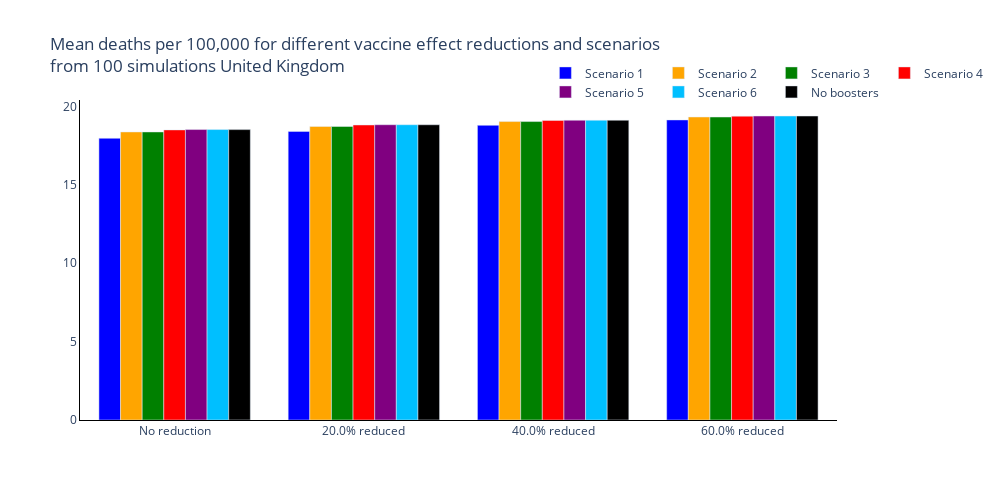
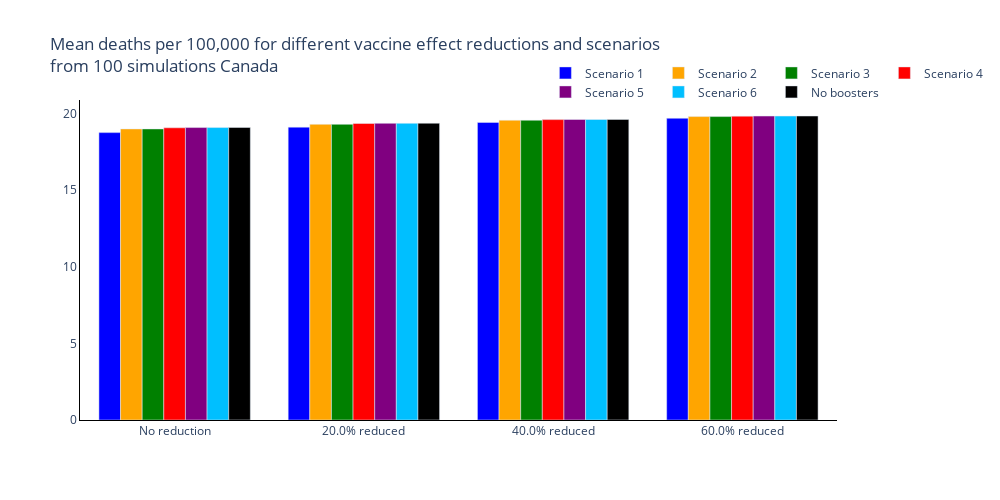
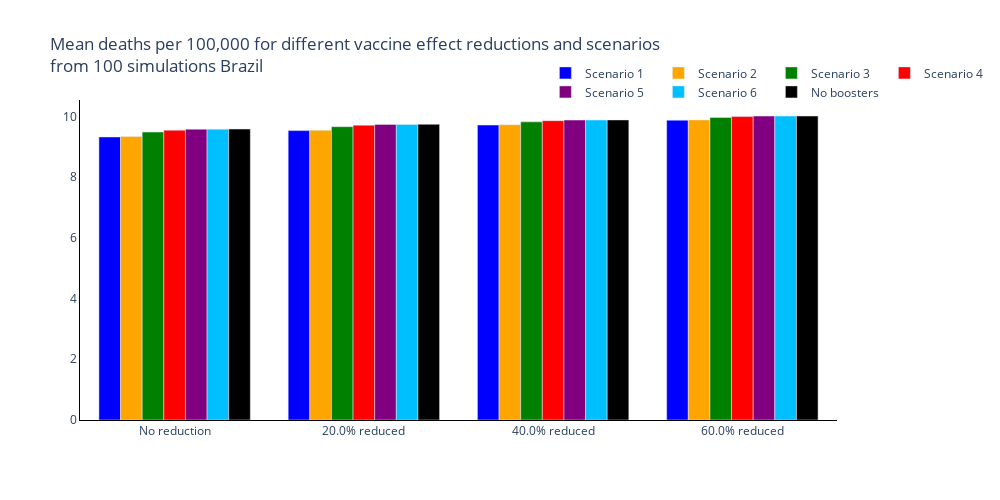
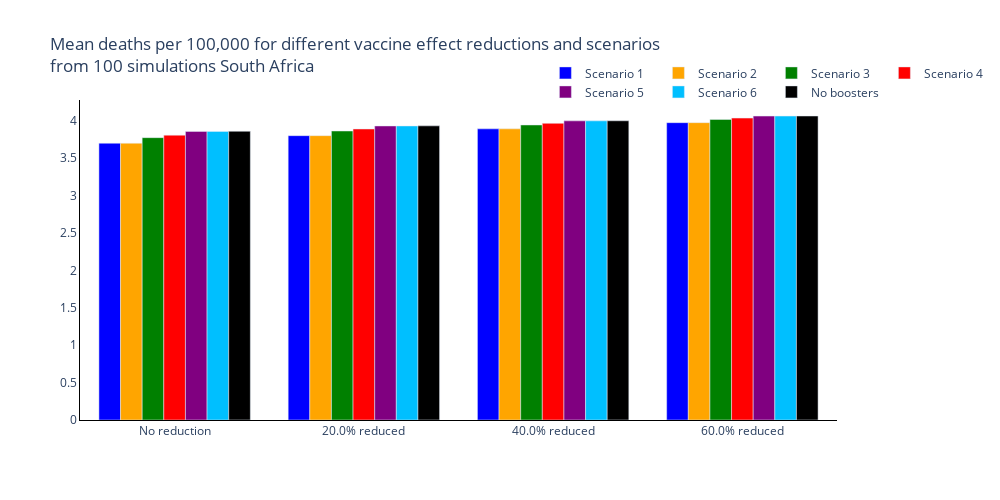

Write notebook code for charts like these, in order.
### Markdown cell above
## Summary Figures
### Total Deaths

### Code cell
new_colours = ['blue', 'orange', 'green', 'red', 'purple', 'deepskyblue', 'black']

trace_name = ['Scenario {}'.format(s+1) for s, scenario in enumerate(scenario_names[:-1])] + [scenario_names[-1]]

for r, reg in enumerate(regions):
    fig = go.Figure()
    # Plot for each region
    for s, scenario in enumerate(scenario_names):
        fig.add_trace(
            go.Bar(
                y=[np.sum(total_new_deaths_mean[r][cv, s, :]) for cv, change_vacc in enumerate(changes_vaccine)],
                x=['No reduction'] + ['{}% reduced'.format(100 * cv) for cv in changes_vaccine[1:]],
                name=trace_name[s],
                marker_color=new_colours[s]
            )
        )

    # Add axis labels
    fig.update_layout(
        boxmode='group',
        title='Mean deaths per 100,000 for different vaccine effect reductions and scenarios<br>from {} simulations {}'.format(len(regimes), reg),
        width=1000,
        height=500,
        plot_bgcolor='white',
        xaxis=dict(linecolor='black'),
        yaxis=dict(linecolor='black'),
        hovermode='x unified',
        legend=dict(
                orientation="h",
                yanchor="bottom",
                y=0.98,
                xanchor="right",
                x=1.2
            )
        )

    fig.write_image('images/report3_overall_vaccine_effects/Overall Initial Deaths per Scenario and Vaccine Effects {}.pdf'.format(reg))
    fig.show()

### Figure 1 — Plotly figure (JSON) as saved in the notebook; plotly's stock layout.template omitted (floating-point values rounded to 4 significant figures)
{"data": [{"marker": {"color": "blue"}, "name": "Scenario 1", "type": "bar", "x": ["No reduction", "20.0% reduced", "40.0% reduced", "60.0% reduced"], "y": [17.96, 18.4, 18.79, 19.13]}, {"marker": {"color": "orange"}, "name": "Scenario 2", "type": "bar", "x": ["No reduction", "20.0% reduced", "40.0% reduced", "60.0% reduced"], "y": [18.37, 18.71, 19.03, 19.32]}, {"marker": {"color": "green"}, "name": "Scenario 3", "type": "bar", "x": ["No reduction", "20.0% reduced", "40.0% reduced", "60.0% reduced"], "y": [18.37, 18.71, 19.03, 19.32]}, {"marker": {"color": "red"}, "name": "Scenario 4", "type": "bar", "x": ["No reduction", "20.0% reduced", "40.0% reduced", "60.0% reduced"], "y": [18.5, 18.81, 19.1, 19.37]}, {"marker": {"color": "purple"}, "name": "Scenario 5", "type": "bar", "x": ["No reduction", "20.0% reduced", "40.0% reduced", "60.0% reduced"], "y": [18.52, 18.83, 19.11, 19.38]}, {"marker": {"color": "deepskyblue"}, "name": "Scenario 6", "type": "bar", "x": ["No reduction", "20.0% reduced", "40.0% reduced", "60.0% reduced"], "y": [18.52, 18.83, 19.11, 19.38]}, {"marker": {"color": "black"}, "name": "No boosters", "type": "bar", "x": ["No reduction", "20.0% reduced", "40.0% reduced", "60.0% reduced"], "y": [18.51, 18.83, 19.11, 19.38]}], "layout": {"boxmode": "group", "height": 500, "hovermode": "x unified", "legend": {"orientation": "h", "x": 1.2, "xanchor": "right", "y": 0.98, "yanchor": "bottom"}, "plot_bgcolor": "white", "title": {"text": "Mean deaths per 100,000 for different vaccine effect reductions and scenarios<br>from 100 simulations United Kingdom"}, "width": 1000, "xaxis": {"linecolor": "black"}, "yaxis": {"linecolor": "black"}}}

### Figure 2 — Plotly figure (JSON) as saved in the notebook; plotly's stock layout.template omitted (floating-point values rounded to 4 significant figures)
{"data": [{"marker": {"color": "blue"}, "name": "Scenario 1", "type": "bar", "x": ["No reduction", "20.0% reduced", "40.0% reduced", "60.0% reduced"], "y": [18.75, 19.11, 19.42, 19.69]}, {"marker": {"color": "orange"}, "name": "Scenario 2", "type": "bar", "x": ["No reduction", "20.0% reduced", "40.0% reduced", "60.0% reduced"], "y": [18.99, 19.3, 19.56, 19.8]}, {"marker": {"color": "green"}, "name": "Scenario 3", "type": "bar", "x": ["No reduction", "20.0% reduced", "40.0% reduced", "60.0% reduced"], "y": [18.99, 19.3, 19.56, 19.8]}, {"marker": {"color": "red"}, "name": "Scenario 4", "type": "bar", "x": ["No reduction", "20.0% reduced", "40.0% reduced", "60.0% reduced"], "y": [19.07, 19.35, 19.6, 19.83]}, {"marker": {"color": "purple"}, "name": "Scenario 5", "type": "bar", "x": ["No reduction", "20.0% reduced", "40.0% reduced", "60.0% reduced"], "y": [19.08, 19.36, 19.61, 19.83]}, {"marker": {"color": "deepskyblue"}, "name": "Scenario 6", "type": "bar", "x": ["No reduction", "20.0% reduced", "40.0% reduced", "60.0% reduced"], "y": [19.08, 19.36, 19.61, 19.83]}, {"marker": {"color": "black"}, "name": "No boosters", "type": "bar", "x": ["No reduction", "20.0% reduced", "40.0% reduced", "60.0% reduced"], "y": [19.09, 19.37, 19.61, 19.84]}], "layout": {"boxmode": "group", "height": 500, "hovermode": "x unified", "legend": {"orientation": "h", "x": 1.2, "xanchor": "right", "y": 0.98, "yanchor": "bottom"}, "plot_bgcolor": "white", "title": {"text": "Mean deaths per 100,000 for different vaccine effect reductions and scenarios<br>from 100 simulations Canada"}, "width": 1000, "xaxis": {"linecolor": "black"}, "yaxis": {"linecolor": "black"}}}

### Figure 3 — Plotly figure (JSON) as saved in the notebook; plotly's stock layout.template omitted (floating-point values rounded to 4 significant figures)
{"data": [{"marker": {"color": "blue"}, "name": "Scenario 1", "type": "bar", "x": ["No reduction", "20.0% reduced", "40.0% reduced", "60.0% reduced"], "y": [9.323, 9.533, 9.716, 9.877]}, {"marker": {"color": "orange"}, "name": "Scenario 2", "type": "bar", "x": ["No reduction", "20.0% reduced", "40.0% reduced", "60.0% reduced"], "y": [9.338, 9.545, 9.725, 9.885]}, {"marker": {"color": "green"}, "name": "Scenario 3", "type": "bar", "x": ["No reduction", "20.0% reduced", "40.0% reduced", "60.0% reduced"], "y": [9.486, 9.663, 9.821, 9.963]}, {"marker": {"color": "red"}, "name": "Scenario 4", "type": "bar", "x": ["No reduction", "20.0% reduced", "40.0% reduced", "60.0% reduced"], "y": [9.547, 9.712, 9.861, 9.996]}, {"marker": {"color": "purple"}, "name": "Scenario 5", "type": "bar", "x": ["No reduction", "20.0% reduced", "40.0% reduced", "60.0% reduced"], "y": [9.58, 9.737, 9.881, 10.01]}, {"marker": {"color": "deepskyblue"}, "name": "Scenario 6", "type": "bar", "x": ["No reduction", "20.0% reduced", "40.0% reduced", "60.0% reduced"], "y": [9.58, 9.737, 9.881, 10.01]}, {"marker": {"color": "black"}, "name": "No boosters", "type": "bar", "x": ["No reduction", "20.0% reduced", "40.0% reduced", "60.0% reduced"], "y": [9.585, 9.741, 9.884, 10.01]}], "layout": {"boxmode": "group", "height": 500, "hovermode": "x unified", "legend": {"orientation": "h", "x": 1.2, "xanchor": "right", "y": 0.98, "yanchor": "bottom"}, "plot_bgcolor": "white", "title": {"text": "Mean deaths per 100,000 for different vaccine effect reductions and scenarios<br>from 100 simulations Brazil"}, "width": 1000, "xaxis": {"linecolor": "black"}, "yaxis": {"linecolor": "black"}}}

### Figure 4 — Plotly figure (JSON) as saved in the notebook; plotly's stock layout.template omitted (floating-point values rounded to 4 significant figures)
{"data": [{"marker": {"color": "blue"}, "name": "Scenario 1", "type": "bar", "x": ["No reduction", "20.0% reduced", "40.0% reduced", "60.0% reduced"], "y": [3.699, 3.8, 3.891, 3.973]}, {"marker": {"color": "orange"}, "name": "Scenario 2", "type": "bar", "x": ["No reduction", "20.0% reduced", "40.0% reduced", "60.0% reduced"], "y": [3.699, 3.8, 3.891, 3.973]}, {"marker": {"color": "green"}, "name": "Scenario 3", "type": "bar", "x": ["No reduction", "20.0% reduced", "40.0% reduced", "60.0% reduced"], "y": [3.773, 3.862, 3.943, 4.017]}, {"marker": {"color": "red"}, "name": "Scenario 4", "type": "bar", "x": ["No reduction", "20.0% reduced", "40.0% reduced", "60.0% reduced"], "y": [3.807, 3.889, 3.965, 4.035]}, {"marker": {"color": "purple"}, "name": "Scenario 5", "type": "bar", "x": ["No reduction", "20.0% reduced", "40.0% reduced", "60.0% reduced"], "y": [3.857, 3.929, 3.998, 4.062]}, {"marker": {"color": "deepskyblue"}, "name": "Scenario 6", "type": "bar", "x": ["No reduction", "20.0% reduced", "40.0% reduced", "60.0% reduced"], "y": [3.857, 3.929, 3.998, 4.062]}, {"marker": {"color": "black"}, "name": "No boosters", "type": "bar", "x": ["No reduction", "20.0% reduced", "40.0% reduced", "60.0% reduced"], "y": [3.858, 3.931, 3.999, 4.063]}], "layout": {"boxmode": "group", "height": 500, "hovermode": "x unified", "legend": {"orientation": "h", "x": 1.2, "xanchor": "right", "y": 0.98, "yanchor": "bottom"}, "plot_bgcolor": "white", "title": {"text": "Mean deaths per 100,000 for different vaccine effect reductions and scenarios<br>from 100 simulations South Africa"}, "width": 1000, "xaxis": {"linecolor": "black"}, "yaxis": {"linecolor": "black"}}}
